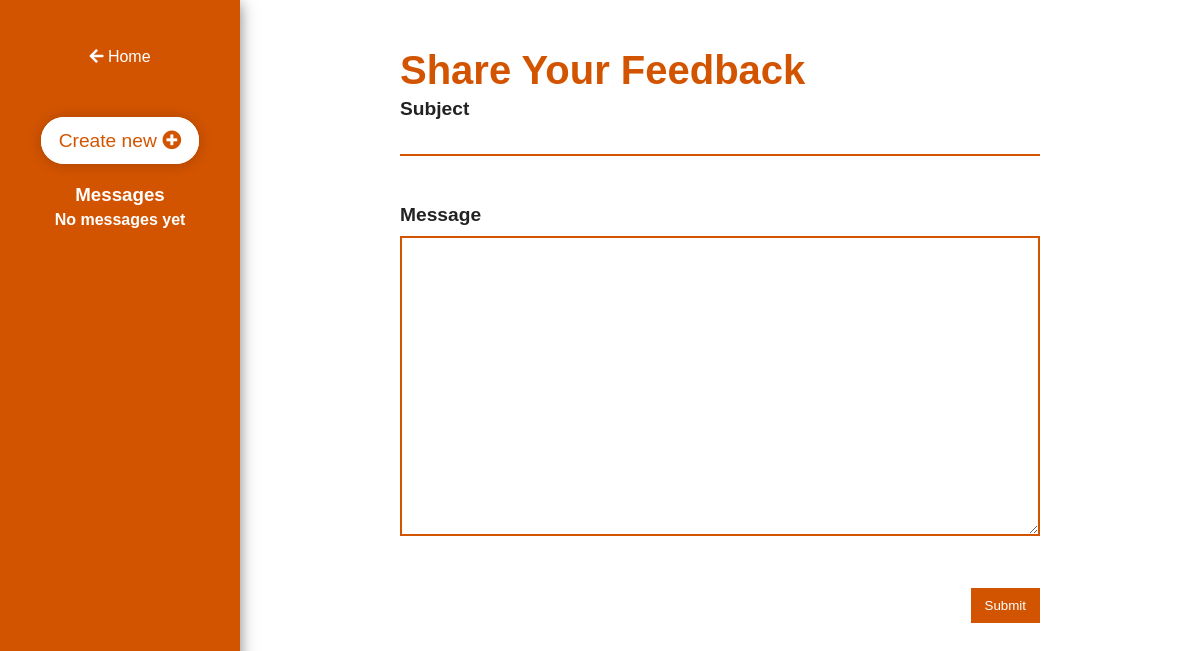
Before: /dist/feedback.php (signed in) with the older database file.
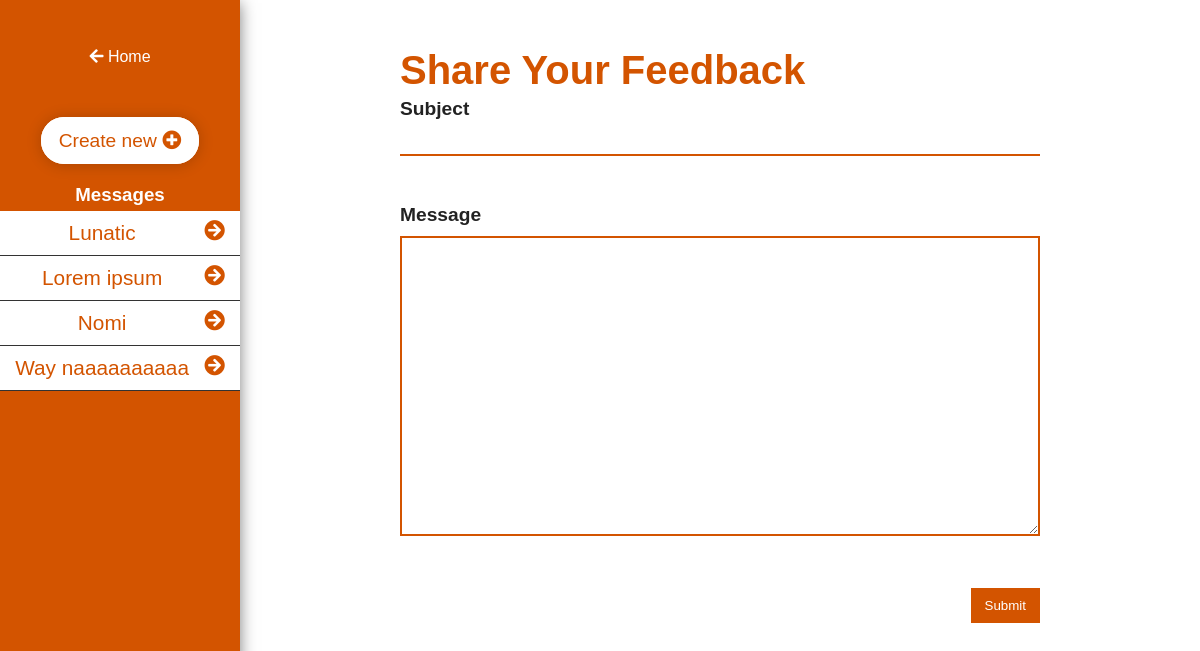
After: the same page with the newer database file.
### tables this page shows
CREATE TABLE `messages` (
  `id` int(11) NOT NULL AUTO_INCREMENT,
  `user_id` int(11) DEFAULT NULL,
  `subject` tinytext,
  `message` longtext,
  `reply` longtext,
  `date` timestamp NOT NULL DEFAULT CURRENT_TIMESTAMP ON UPDATE CURRENT_TIMESTAMP,
  PRIMARY KEY (`id`)
);

### dist/feedback.php (the view, shortened to what this page needs)
<?php
  if(isset($_SESSION['userId'])){
    require 'scripts/database/db.php';
    $userId = $_SESSION['userId'];
    $query = "SELECT * FROM messages WHERE user_id = '$userId'";
    if($result = mysqli_query($conn, $query)){
        $rows = mysqli_fetch_all($result, MYSQLI_ASSOC);
    }else{
        echo 'Error: ' . mysqli_error($conn);
    }
  } else{
      header('Location: index.php');
  }
?>
<!DOCTYPE html>
<html lang="en">
<head>
    <link rel="stylesheet" href="css/main.css">
    <link rel="stylesheet" href="css/all.min.css">
</head>
<body id="feedback">
    <aside>
        <div class="aside-wrapper">
            <a href="index.php" class="home-link"><i class="fas fa-arrow-left"></i> Home</a>
            <div class="message-part">
                <a href="#" class="aside-link-new">Create new <i class="fas fa-plus-circle"></i></a>
                <ul class="aside-messages">
                <h3 class="message-title">Messages</h3>
                <?php if(!$rows) echo '<h4 style="color:#fff;">No messages yet</h4>' ?>
                <?php foreach($rows as $row): ?>
                <li class="aside-message"><a href="viewFeedback.php?message=<?php echo $row['id']; ?>" class="aside-link"><i class="fas fa-arrow-circle-right"></i> <?php echo $row['subject']; ?></a></li>
                <?php endforeach; ?>
                </ul>
            </div>
        </div>
    </aside>
    <main>
        <div class="main-wrapper">
        <h1>Share   Your Feedback</h1>
            <form action="scripts/message.inc.php" method="post">
                <div class="form-group">
                    <label for="subject">Subject</label>
                    <input type="text" name="subject" id="" maxlength="18" required>
                </div>
                <div class="form-group">
                    <label for="message" class="subject">Message</label>
                    <textarea name="message" id="" cols="30" rows="10" required></textarea>
                </div>
                <button type="submit" class="btn-sub" name="msg-sub">Submit</button>
            </form>
        </div>
    </main>
</body>
</html>

Changed rows visible on the page:
added messages: subject "Lunatic"
added messages: subject "Lorem ipsum"
added messages: subject "Nomi"
added messages: subject "Way naaaaaaaaaa"
Other visible differences:
text no longer shown: "No messages yet"
